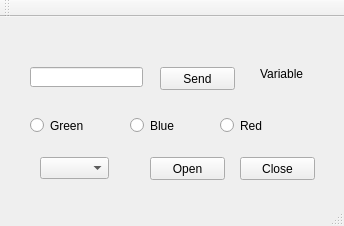
<?xml version="1.0" encoding="UTF-8"?>
<ui version="4.0">
 <class>MainWindow</class>
 <widget class="QMainWindow" name="MainWindow">
  <property name="geometry">
   <rect>
    <x>0</x>
    <y>0</y>
    <width>344</width>
    <height>226</height>
   </rect>
  </property>
  <property name="windowTitle">
   <string>MainWindow</string>
  </property>
  <widget class="QWidget" name="centralWidget">
   <widget class="QPushButton" name="OpenB">
    <property name="geometry">
     <rect>
      <x>150</x>
      <y>140</y>
      <width>75</width>
      <height>23</height>
     </rect>
    </property>
    <property name="text">
     <string>Open</string>
    </property>
   </widget>
   <widget class="QPushButton" name="CloseB">
    <property name="geometry">
     <rect>
      <x>240</x>
      <y>140</y>
      <width>75</width>
      <height>23</height>
     </rect>
    </property>
    <property name="text">
     <string>Close</string>
    </property>
   </widget>
   <widget class="QLineEdit" name="LE">
    <property name="geometry">
     <rect>
      <x>30</x>
      <y>50</y>
      <width>113</width>
      <height>20</height>
     </rect>
    </property>
   </widget>
   <widget class="QPushButton" name="SendB">
    <property name="geometry">
     <rect>
      <x>160</x>
      <y>50</y>
      <width>75</width>
      <height>23</height>
     </rect>
    </property>
    <property name="text">
     <string>Send</string>
    </property>
   </widget>
   <widget class="QRadioButton" name="RB1">
    <property name="geometry">
     <rect>
      <x>30</x>
      <y>100</y>
      <width>82</width>
      <height>17</height>
     </rect>
    </property>
    <property name="text">
     <string>Green</string>
    </property>
   </widget>
   <widget class="QRadioButton" name="RB2">
    <property name="geometry">
     <rect>
      <x>130</x>
      <y>100</y>
      <width>82</width>
      <height>17</height>
     </rect>
    </property>
    <property name="text">
     <string>Blue</string>
    </property>
   </widget>
   <widget class="QRadioButton" name="RB3">
    <property name="geometry">
     <rect>
      <x>220</x>
      <y>100</y>
      <width>82</width>
      <height>17</height>
     </rect>
    </property>
    <property name="text">
     <string>Red</string>
    </property>
   </widget>
   <widget class="QLabel" name="L1">
    <property name="geometry">
     <rect>
      <x>260</x>
      <y>50</y>
      <width>46</width>
      <height>13</height>
     </rect>
    </property>
    <property name="text">
     <string>Variable</string>
    </property>
   </widget>
   <widget class="QComboBox" name="comL">
    <property name="geometry">
     <rect>
      <x>40</x>
      <y>140</y>
      <width>69</width>
      <height>22</height>
     </rect>
    </property>
   </widget>
  </widget>
  <widget class="QMenuBar" name="menuBar">
   <property name="geometry">
    <rect>
     <x>0</x>
     <y>0</y>
     <width>344</width>
     <height>21</height>
    </rect>
   </property>
  </widget>
  <widget class="QToolBar" name="mainToolBar">
   <attribute name="toolBarArea">
    <enum>TopToolBarArea</enum>
   </attribute>
   <attribute name="toolBarBreak">
    <bool>false</bool>
   </attribute>
  </widget>
  <widget class="QStatusBar" name="statusBar"/>
 </widget>
 <layoutdefault spacing="6" margin="11"/>
 <resources/>
 <connections/>
</ui>
